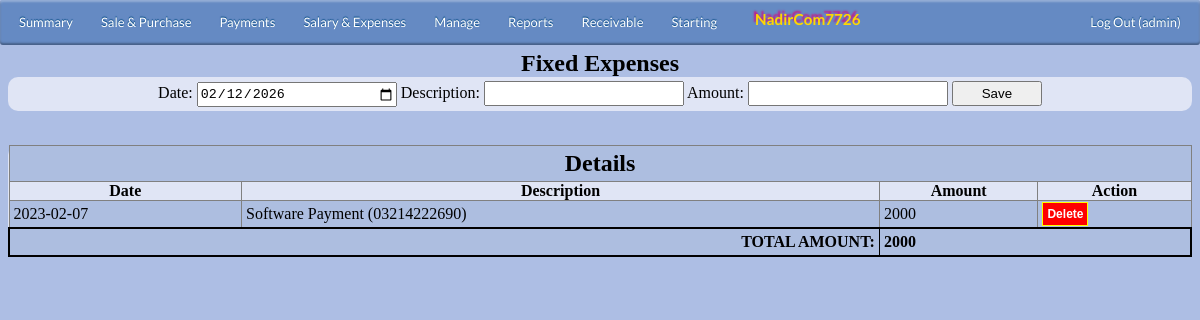
/admin/expensesfix.php (signed in), run on the app's committed database.
### tables this page shows
CREATE TABLE `config` (
  `id` int(11) NOT NULL,
  `name` varchar(50) DEFAULT NULL,
  `customName` varchar(100) DEFAULT NULL
);

CREATE TABLE `fixedexp` (
  `id` int(11) NOT NULL,
  `expDate` date DEFAULT NULL,
  `type` varchar(30) DEFAULT NULL,
  `description` varchar(100) DEFAULT NULL,
  `amnt` int(11) DEFAULT NULL
);

### admin/includes/globalvar.php (called while the page is built, shortened)
<?php
include_once('dbcon.php');
$qry = mysqli_query($con,"SELECT customName FROM config WHERE name='organization';") or die(mysqli_error());
$Data=mysqli_fetch_assoc($qry);
$childOrganization=$Data['customName'];
?>

### admin/includes/variables.php (called while the page is built, shortened)
<?php
include_once('dbcon.php');
include_once('globalvar.php');
		$currentActiveUser=$_SESSION['login_user'];
?>

### admin/expensesfix.php (the view, shortened to what this page needs)
<?php
include_once('includes/variables.php');
include_once('includes/globalvar.php');
?>
<head>
	</head>
		<?php
			include_once('includes/navbar.php');
		?>
	<div class="container" align="center">
						<center> <caption> <h2>Fixed Expenses</h2></caption> </center>
				<div  style="border: solid black 0px; ">
							<form name="f1" action="" method="POST">
									<table cellpadding="0" cellspacing="0" border="0" class="table" id="HeadTable" >
												<tr>
													<td style="text-align: center;" >
														Date:
														<?php
															$strDate= date('Y-m-d');
															echo "<input type=\"date\" value= \"$strDate\"  name=\"DT\" id=\"tBox\">";
														?>
														Description:
														<input type="text" name="txtDesc" id="iBox">
														Amount:
														<input type="text" name="txtAmnt" id="iBox">
														<input type="submit"  value="Save" name="AddIntoIncomeExp" id="Btn">
													</td>
												</tr>
									</table>
							</form>
<br>
		<table cellpadding="0" cellspacing="0" border="1" class="" id="dbResult">
													<tr >
														<td colspan="6" >
														<center>
														<h2> Details</h2>
														</center>
														</td>
													</tr>
													<tr>
														<th>Date</th>
														<th>Description</th>
														<th>Amount</th>
														<th>Action</th>
													</tr>
												<?php
															$sum=0;
													$sql = mysqli_query($con,"SELECT * FROM fixedexp WHERE  type='expense'")or die(mysqli_query());
														WHILE($Data=mysqli_fetch_array($sql))
															{
																$id = $Data['id'];
															?>
															<tr>
																<td><?php echo $Data['expDate']; ?></td>
																<td><?php echo $Data['description']; ?></td>
																<td><?php echo $Data['amnt']; ?></td>
																<td><a href="delete/delexpfix.php?ID=<?php echo $id;?>" id="LinkBtnDel">Delete</a></td>
															</tr>
															<?php
															$sum=$sum+$Data['amnt'];
															}
													?>
				<tfoot >
					<tr style="border: solid black 2px;"  >
						<td colspan="2" style="text-align: right;"> <b> TOTAL AMOUNT: </b></td>
						<td colspan="2" style="text-align: left;"> <b><?php echo $sum; ?></b></td>
					</tr>
				</tfoot>
		</table>
							</div>
	</div>
</html>

### admin/includes/navbar.php (shortened to what this page needs)
<div id='cssmenu'>
	<ul>
		<li><a href='summary.php'><span>Summary</span></a>
		</li>
		<li><a href='#'><span>Sale & Purchase</span></a>
		</li>
		<li class='active has-sub'><a href='#'><span>Payments</span></a>
		</li>
		<li><a href='#'><span>Salary & Expenses</span></a>
		</li>
		<li class='active has-sub'><a href='#'><span>Manage</span></a>
		</li>
		<li class='active has-sub'><a href='#'><span>Reports</span></a>
		</li>
		<li class='active has-sub'><a href='#'><span>Receivable</span></a>
		</li>
		<li class='active has-sub'><a href='#'><span>Starting</span></a>
		</li>
		<li style="float:left">
			<h3> <?php echo $childOrganization?></h3>
		</li>
		<li style="float:right"><a href="../logout.php"> Log Out (<?php echo $currentActiveUser; ?>)</a></li>
	</ul>
</div>

### data on the page
config: customName "NadirCom7726"
fixedexp: expDate "2023-02-07", description "Software Payment (03214222690)", amnt "2000"

### other printed values
$currentActiveUser "admin"
$sum "2000"
